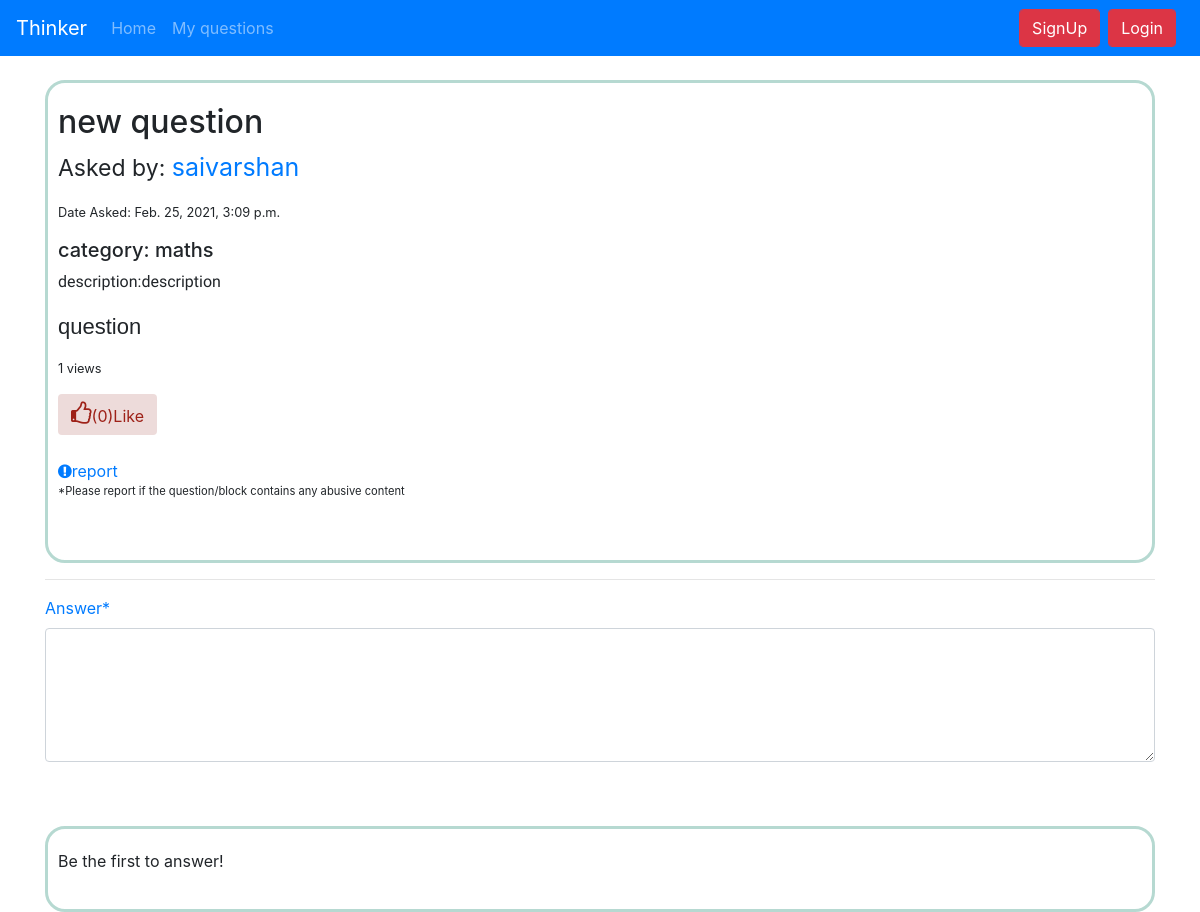
The app's page /question/viewquestion/92/, older data.
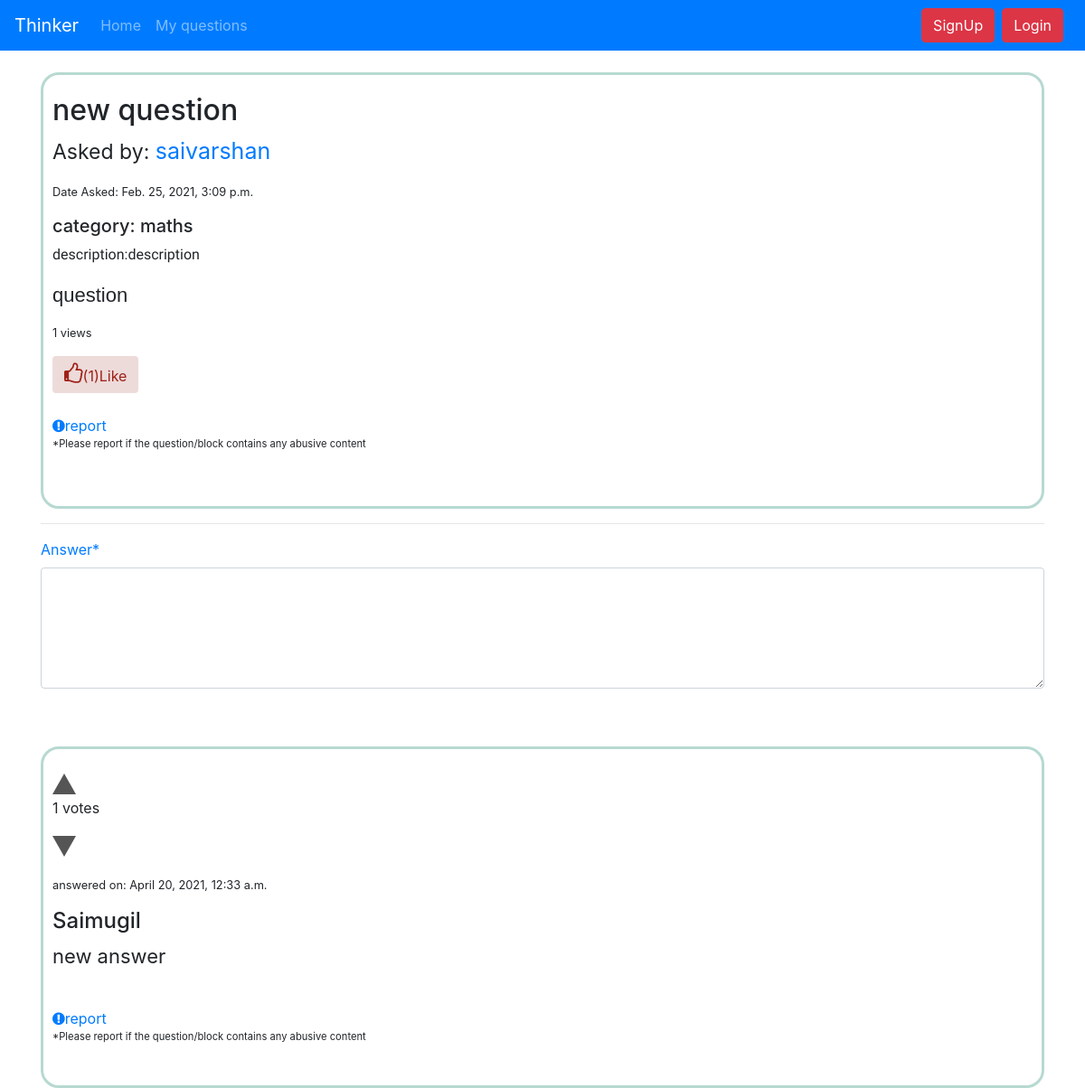
The same page, newer data.
### question/models.py (models this page shows, shortened)
class question(models.Model):
    username = models.ForeignKey(userprofile,blank=True,on_delete=models.CASCADE,null=True)
    title = models.CharField(max_length=150,help_text='*required')
    description = models.CharField(max_length=150,null=True,help_text='*required')
    date = models.DateTimeField(auto_now_add=True)
    categories = (('maths','maths'),('biology','biology'),('physics','physics'),('chemistry','chemistry'),('history','history'),('geography','geography'),('democratic politics','democratic politics'),('economics','economics'),('english','english'),
                  ('Computer science','Computer science'),('Tamil','Tamil'),('Hindi','Hindi'),('General','General'))
    category = models.CharField(max_length=100,choices=categories,default='maths',help_text='*required')
    image1 = models.ImageField(upload_to="question/images/",blank=True,null=True)
    image2 = models.ImageField(upload_to="question/images/",blank=True,null=True)
    image3 = models.ImageField(upload_to="question/images/",blank=True,null=True)
    file = models.FileField(upload_to='question/files/',blank=True)
    question = models.TextField(max_length=None,help_text='*required')
    upvote = models.ManyToManyField(userprofile,blank=True,related_name="upvoted_question")
    views = models.PositiveIntegerField(default=0)
    user_viewed =  models.ManyToManyField(userprofile,blank=True,related_name="viewd_question")
    reported_users = models.ManyToManyField(userprofile,blank=True,related_name="report_question")
    report = models.PositiveIntegerField(default=0)
    bookmark_question = models.ManyToManyField(userprofile,blank=True,related_name="bookmark_question")
    user_ip = models.TextField(default='first_user')

class comment(models.Model):
    related_question = models.ForeignKey(question,on_delete=models.CASCADE,related_name='comments',blank=True,null=True)
    username = models.ForeignKey(userprofile,blank=True,on_delete=models.CASCADE,null=True)
    comment_date = models.DateTimeField(auto_now_add=True,null=True,blank=True)
    time = models.TimeField(auto_now=True)
    image1 = models.ImageField(upload_to="comment/images/",blank=True,null=True)
    image2 = models.ImageField(upload_to="comment/images/",blank=True,null=True)
    file = models.FileField(upload_to='comment/files/',blank=True)
    comment = models.TextField(verbose_name="Answer:",max_length=1000000)
    upvote_comment = models.ManyToManyField(userprofile,blank=True,related_name="upvoted_comment")
    downvote_comment = models.ManyToManyField(userprofile,blank=True,related_name="downvote_comment")
    comment_votes = models.IntegerField(blank=True,null=True,default=0)
    reported_users = models.ManyToManyField(userprofile,blank=True,related_name="report_comment")
    report = models.PositiveIntegerField(default=0)
    def __str__(self):
        return self.comment

### users/models.py (models this page shows, shortened)
class userprofile(models.Model):
    user = models.OneToOneField(User,on_delete=models.CASCADE)
    is_verified = models.BooleanField(default=False)
    choices = (('1','1'),('2','2'),('3','3'),('4','4'),('5','5'),('6','6'),('7','7'),('8','8'),('9','9'),('10','10'),('11','11'),('12','12'),('College','College'),('work','work'))
    showing_email = models.BooleanField(default=False,verbose_name="Show your Email to others:")
    std = models.CharField(max_length=7,choices= choices,help_text='Required')
    description = models.TextField(max_length=255,blank=True,null=True)
    auth_token = models.CharField(max_length=100,default='e8372d63-c78c-45e7-97e1-6c31d6e5ce35')
    def __str__(self):
        return self.user.username

### question/views.py (the view)
# urls.py: path('viewquestion/<int:question_pk>/',views.viewquestion,name="viewquestion"),
def viewquestion(request,question_pk):
    detailed_question = get_object_or_404(question, pk=question_pk)
    answer_box = SearchForm
    def get_ip(request):
        adress = request.META.get('HTTP_X_FORWARDED_FOR')
        if adress:
            ip = adress.split(',')[-1].strip()
        else:
            ip = request.META.get('REMOTE_ADDR')
        return ip
    ip = get_ip(request)
    if ip in detailed_question.user_ip:
        pass
    else:
        detailed_question.user_ip += ',' + ip
        detailed_question.save()
    no_of_views = detailed_question.user_ip.split(',')
    try:
        username = userprofile.objects.get(user=request.user)
    except:
        username = None
    try:
        comments = comment.objects.filter(related_question=detailed_question).order_by('-comment_votes')
    except:
        comments = 0
    if detailed_question.report*4 > detailed_question.views and detailed_question.report > 10:
        detailed_question.delete()
        return redirect('index')
    return render(request,'question/view_question.html',
                      {'question':detailed_question,
                       'answer_box':answer_box,
                       'username':username,
                       'comments':comments,
                       'number_of_views':len(no_of_views)})

### question/templates/question/view_question.html (shortened to what this page needs)
{% extends "question/base.html" %}
{% load crispy_forms_tags %}
{% load static %}
{% block content %}
  <br>
  <div class="view_question_question">
    <h2>{{ question.title }}</h2>
    <p style="font-size: 23px;">Asked by: <a id="username" style="text-decoration:none;" href="{% url 'user:user_profile_page' question.username %}">{{ question.username }}</p></a>
    <p id="date_in_detailed_question"> Date Asked: {{ question.date}}</p>
    <h5>category: {{ question.category }}</h5>
    <p style="font-family: 'Raleway', sans-serif;">description:{{ question.description }}</p>
    <p style="font-weight:40px;font-size:22px;font-family: 'Noto Sans JP', sans-serif" class="detailed_question">{{ question.question|safe|linebreaksbr }}</p>
    {% if question.number_of_views == 1 %}
      <p id="number_of_views" style="font-size:0.8rem">{{ number_of_views }} view</p>
    {% else %}
      <p id="number_of_views" style="font-size:0.8rem">{{ number_of_views }} views</p>
    {% endif %}
    <form action="{% url 'question:upvote' question.id %}" method="post">
      {% if username in question.upvote.all %}
      <button title="Click to like" class="btn btn-white up_de_link" style="color:#9e2118;background-color:#eddbda" name="question_upvote" value="{{question.id}}">
        <i class="fa fa-thumbs-up" style="font-size:24px"></i>({{ question.upvote.count }})Liked</button>
      {% else %}
        <button title="Click to like" class="btn btn-white up_de_link" style="color:#9e2118;background-color:#eddbda" name="question_upvote" value="{{question.id}}">
          <i class="fa fa-thumbs-o-up" style="font-size:24px"></i>({{ question.upvote.count }})Like</button>
      {% endif %}
          </form>
    <br>
    <a style="text-decoration:none;" href="{% url 'question:report' question.id %}"><i class="fa fa-exclamation-circle"></i>report</a>
    <p aria-disabled="true" style="font-size:0.7rem">*Please report if the question/block contains any abusive content</p>
    <br>
  </div>
  <hr>
  <a href="{% url 'question:new_comment' question.id %}">{{ answer_box|crispy }}</a>
  <br>
  <br>
  {% if comments.count >= 1 %}
    {% for comment in comments %}
      <div class="view_comment_question">
        <div class="upvoting_and_downvoting">
          <a class="triangle_top" title="click to upvote!" href="{% url 'question:upvote_comment' question.id comment.id %}"></a><br><br>
          <p>   {{comment.comment_votes}} votes </p><br>
          <a class="triangle_bottom" title="click to downvote" href="{% url 'question:downvote_comment' question.id comment.id %}"></a>
        </div>
        <p id="date_in_detailed_question">answered on: {{ comment.comment_date }}</p>
        <h4>{{ comment.username }}</h4>
        <p style="font-weight:40px;font-size:22px" id="comment">{{ comment|linebreaksbr }}</p>
        <br>
        <a style="text-decoration:none" href="{% url 'question:report_comment' question.id comment.id %}"><i class="fa fa-exclamation-circle"></i>report</a>
        <p aria-disabled="true" style="font-size:0.7rem">*Please report if the question/block contains any abusive content</p>
        <br>
      </div>
      {% endfor %}
  {% else %}
    <div class="view_question_question">
      <p>Be the first to answer!</p>
  {% endif %}
    </div>
{% endblock %}

### question/templates/question/base.html (shortened to what this page needs)
<!DOCTYPE html>
{% load static %}
<html lang="en" dir="ltr">
<head>
  <link rel="stylesheet" href="https://stackpath.bootstrapcdn.com/bootstrap/4.2.1/css/bootstrap.min.css">
  <link rel="stylesheet" href="{% static 'css/question_page.css' %}">
  <link href="https://maxcdn.bootstrapcdn.com/font-awesome/4.7.0/css/font-awesome.min.css" rel="stylesheet">
</head>
<body>
  <nav class="navbar navbar-expand-lg navbar-dark bg-primary topnav ">
    <a class="navbar-brand" href="{% url 'index' %}">Thinker</a>
    <div class="collapse navbar-collapse" id="navbarSupportedContent">
      <ul class="navbar-nav mr-auto">
        <li class="nav-item">
          <a class="nav-link" href="{% url 'index' %}">Home </a>
        </li>
        <li class="nav-item">
          <a class="nav-link" href="{% url 'question:myquestions' %}">My questions</a>
        </li>
        </ul>
        <ul class="navbar-nav">
          <form class="form-inline my-2 my-lg-0">
            {% if user.is_authenticated %}
              <li class="nav-item">
                <a role="button" class="btn btn-simple" href="{% url 'user:user_profile_page' user %}"><i class="fa fa-user-circle" style="font-size:30px;color:black"></i></a>
              </li>
            {% else %}
              <li class="nav-item">
                <a class="form-control mr-sm-2 btn btn-danger" href="{% url 'user:signup' %}">SignUp</a>
              </li>
              <li class="nav-item">
                <a class="form-control mr-sm-2 btn btn-danger" href="{% url 'user:login' %}">Login</a>
              </li>
            {% endif %}
          </form>
          </ul>
    </div>
  </nav>
  <div class="container">
    {% block content %}
    {% endblock %}
  </div>
</body>
</html>

### question/static/css/question_page.css (style rules this page uses)
html { font-size: 16px; }
#date_in_detailed_question { font-size: 0.8rem; }
.detailed_question { font-size: 1rem; }
.up_de_link, .up_de_link:active { text-decoration: none; color: white; }
.view_question_question { border: solid; border-radius: 20px; padding-top: 20px; padding-bottom: 20px; padding-left: 10px; padding-right: 35px; border-color: #b6d9d1; }
#username { font-size: 1.3rem; }
.view_comment_question { border: solid; border-radius: 20px; padding-top: 5px; padding-bottom: 5px; padding-left: 10px; padding-right: 35px; border-color: #b6d9d1; }
#number_of_views { font-size: 0.8rem; }
.triangle_top { width: 0; height: 0; border-left: 15px solid transparent; border-right: 15px solid transparent; border-bottom: 40px solid #555; }
.triangle_bottom { width: 0; height: 0; border-left: 15px solid transparent; border-right: 15px solid transparent; border-top: 40px solid #555; }
#comment { font-weight:40px; font-size:44px; }

### question/templates/question/base.html (style rules this page uses)
body { font-size: 16px; background-image: url(https://encrypted-tbn0.gstatic.com/images?q=tbn:ANd9GcRjK8RgPhUofA_D-3ioqeXlOn-fr3ISsH4zng&usqp=CAU); background-size: cover; }

### question/templates/question/view_question.html (style rules this page uses)
html { font-size: 16px; background-image: url(https://cdn.shopify.com/s/files/1/0533/2089/files/5-websites-to-download-free-subtle-textures-subtle.jpg?5724472906039650661); }
#date_in_detailed_question { font-size: 0.8rem; }
.detailed_question { font-size: 1rem; }
.up_de_link, .up_de_link:active { text-decoration: none; color: white; }
.view_question_question { border: solid; border-radius: 20px; padding-top: 20px; padding-bottom: 20px; padding-left: 10px; padding-right: 35px; border-color: #b6d9d1; }
#username { font-size: 1.3rem; }
.view_comment_question { border: solid; border-radius: 20px; padding-top: 5px; padding-bottom: 5px; padding-left: 10px; padding-right: 35px; border-color: #b6d9d1; }
#number_of_views { font-size: 0.8rem; }
.triangle_top { width:0; height:0; border-left: 13px solid transparent; border-right: 13px solid transparent; border-bottom: 23px solid #555; }
.triangle_bottom { width:0; height:0; border-left: 13px solid transparent; border-right: 13px solid transparent; border-top: 23px solid #555; }
#comment { font-weight:40px; font-size:44px; }
#username { font-size: 25px; }

Row changes from the older to the newer data that the page shows:
computed for question "new question": upvote.count "0" → "1"
added comment: comment_votes "1", comment_date "April 20, 2021, 12:33 a.m.", username "Saimugil", comment "new answer"
Text that changed along with them:
text no longer shown: "Be the first to answer!"
